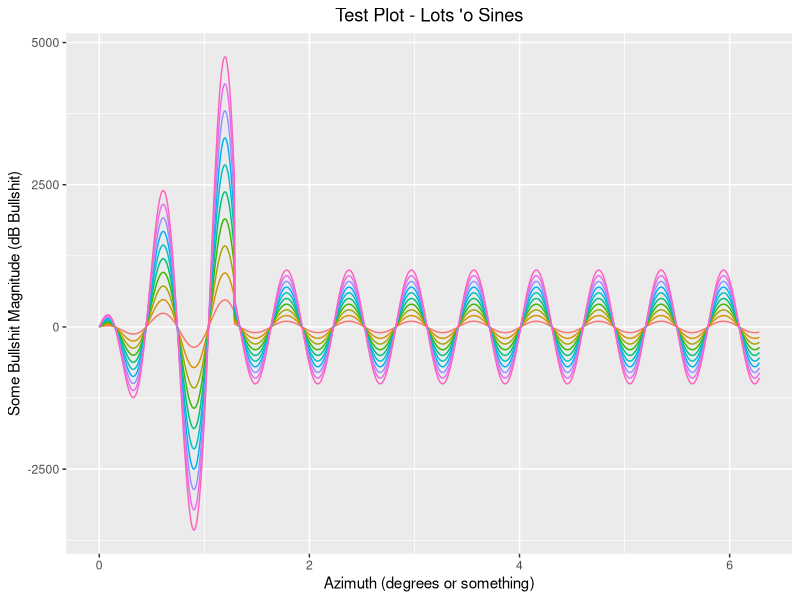

Write R code to recreate this figure.
require(ggplot2)
require(reshape2)
require(dplyr)


make_config <- function (rows, cols) { #}, row_names, col_names) {
  a <- array(0, 
            dim = c(rows, cols),
            #dimnames = list(c(row_names), c(col_names))
  )
  b <- data.frame(a)
  return(b)
}

num_samp <- 5000
num_freq <- 1024

a_frame <- make_config(num_samp, num_freq)

az_deg <- seq(0, 359.5, length.out = num_samp)
az_rad <- seq(0, 2 * pi, length.out = num_samp)

drive_func <- function (amp, omega, ttt) {
  a_line <-  amp *cos((omega* pi/85)* ttt )
}

amps <- 1:num_freq
#amps <- amps[amps %% 100==0]




for( ii in 1:num_freq) {
  a_frame[ii] <- drive_func(ii,5, az_deg)
  
}
jj <- 1:num_freq 
#jj <- jj[jj %% 10==0]

a_frame[jj,] <- a_frame[jj,] *jj/200

plot_frame <- a_frame[amps %% 100 == 0]
n.f <- length(plot_frame)

plot_frame <- cbind(az_rad, plot_frame)


names(plot_frame) <- c("Az", paste0('F', seq(1,n.f)))

colrs <- rainbow(n.f)

file_name <- "Lots 'o Sines"


plot_frame.melt <- melt(plot_frame, id.vars = "Az", variable.name = "Freq", value.name = "Amplitude")

p<- ggplot(plot_frame.melt) +
  aes(x = Az, y = Amplitude, group = Freq, colour = Freq) +
  labs(x = "Azimuth (degrees or something)", y = "Some Bullshit Magnitude (dB Bullshit)", title = paste("Test Plot", file_name, sep = ' - ')) +
  theme(plot.title = element_text(hjust = 0.5), legend.position = 'none') +
  scale_alpha_identity() +
  geom_line()
show(p)
# 
# 
# plotaline <- function(xx) {plot(1:num_samp,a_frame[,xx], 
#                                 type = "l",
#                                 col = colrs[xx],
#                                 ylim = range(a_frame[,xx]),#*(3/5),
#                                 ylab = "Some Bullshit Magnitude (dB Bullshit)",
#                                 xlab = "Azimuth (degrees or something))",
#                                 main = paste("Test Plot", file_name),
#                                 bg = "white",
#                                 axes = FALSE
# )}
# 
# add_a_line <- function(xx) {lines(1:num_samp,a_frame[,xx], 
#                               type = "l",
#                               col = colrs[xx],
#                               #ylim = range(a_frame[,xx]),
#                               ylab = "Some Bullshit Magnitude (dB Bullshit)",
#                               xlab = "Azimuth (degrees or something))",
#                               main = paste("Test Plot", file_name),
#                               bg = "white"
# )}
# 
# divisor <- 300
# 
# 
# 
# plotaline(num_freq)
# 
# for (i in seq(num_freq, 1, by = -100)) {
#   add_a_line(i)
# }
# 

#cols <- colors(distinct = TRUE)
